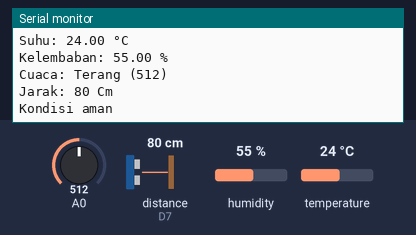
Bench run of a sketch on a simulated ESP8266 (NodeMCU). Parts: the last lines printed to the serial monitor. Wiring (inferred from the names in the program): ultrasonic range finder: trigger D8; echo D7. The test bench sets the inputs (shaded band); at power-on: distance to the obstacle (sensor on D7) 80 cm, temperature 24 °C, A0 = 512, humidity 55 %. The echo pulse lasts 58.3 µs per cm; WiFi joins after 1.5 s; servers stay silent unless stated; the local clock reads 2024-03-15 10:24:30 at power-on unless the sketch sets it.

Above: at 6.3 s.
6.4 s: distance to the obstacle (sensor on D7) set to 31 cm
At 7.6 s:
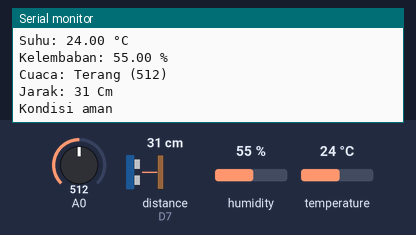
7.9 s: distance to the obstacle (sensor on D7) set to 26 cm
At 9.5 s:
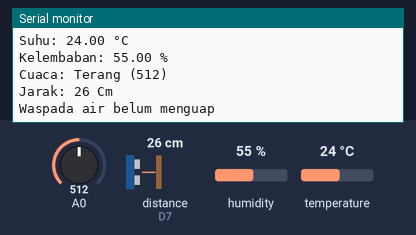
11.3 s: temperature set to 27 °C
At 11.7 s:
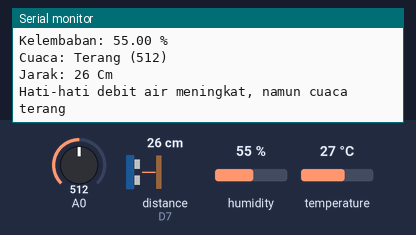
14.4 s: A0 set to 990
At 15.6 s:
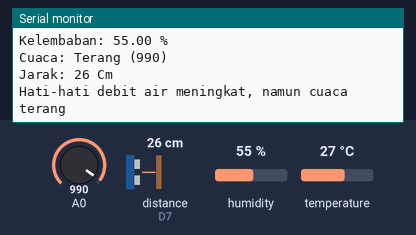
15.9 s: A0 set to 1014
At 16.8 s:
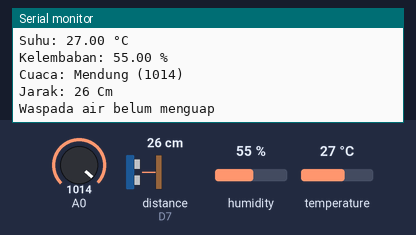
Timing chart, 0 to 18.9 s (numbered marks = the images above; inputs shaded):
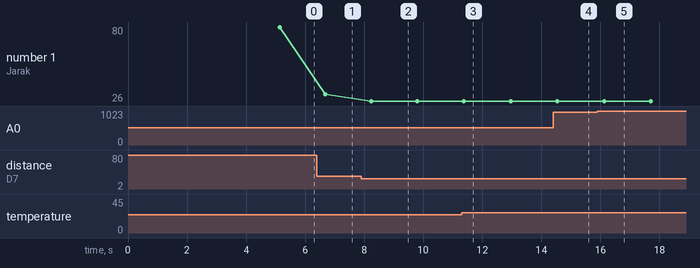

Measured:
- the behaviour switches between 30 and 29 cm on distance to the obstacle (sensor on D7) (found by bisection; images 1 and 2)
- the behaviour switches between 25 and 26 °C on temperature (found by bisection; images 2 and 3)
- the behaviour switches between 999 and 1000 on A0 (found by bisection; images 4 and 5)
- after the input at 6.4 s, the serial monitor: prints a new line after 0.29 s (image 1)
- after the input at 7.9 s, the serial monitor: prints a new line after 0.34 s (image 2)
- after the input at 11.3 s, the serial monitor: prints a new line after 0.07 s (image 3)
- after the input at 14.4 s, the serial monitor: prints a new line after 0.15 s (image 4)
- after the input at 15.9 s, the serial monitor: prints a new line after 0.24 s (image 5)

The sketch:

UTS.ino
```cpp
//blynk
#define BLYNK_TEMPLATE_ID "TMPLv1FbAHhw"
#define BLYNK_DEVICE_NAME "banjircoba"
#define BLYNK_AUTH_TOKEN "O0HLiiuj2JIS5M7Y9dUcuPd_BL4e7Gk0"

//blynk
#define BLYNK_PRINT Serial

#include <ESP8266WiFi.h>
#include <BlynkSimpleEsp8266.h>

char auth[] = BLYNK_AUTH_TOKEN;

// Replace with your network credentials
char ssid[] = "De-72";
char pass[] = "gakdisandi";


#define sensorLDR D6
#define triggerPin  D8
#define echoPin     D7

#include <dht.h>
#define sensor D5
#include <WiFiClientSecure.h>
#include <UniversalTelegramBot.h>
#include <ArduinoJson.h>

//// Initialize Telegram BOT
#define BOTtoken "5143804909:AAEF4UDID0sfHaCLFWuZQHAqxsRs0ooAATw"  // your Bot Token (Get from Botfather)
//
//// Use @myidbot to find out the chat ID of an individual or a group
//// Also note that you need to click "start" on a bot before it can
//// message you
#define CHAT_ID "821934636"
#define CHAT_Aula "1034450435"

X509List cert(TELEGRAM_CERTIFICATE_ROOT);
WiFiClientSecure client;
UniversalTelegramBot bot(BOTtoken, client);

dht DHT;
BlynkTimer timer;
String hum = "Kelembaban : ";
String temp = "Suhu : ";
String light = "";
String pesan = "";
long duration, jarak;

void cek() {
  DHT.read11(sensor);

  digitalWrite(triggerPin, LOW);
  delayMicroseconds(2);
  digitalWrite(triggerPin, HIGH);
  delayMicroseconds(10);
  digitalWrite(triggerPin, LOW);
  duration = pulseIn(echoPin, HIGH);
  jarak = (duration/2) / 29.1;

}

void cahaya(){
  if(analogRead(sensorLDR)<1000){
    light = "Terang";
  }else{
    light = "Mendung";
  }
}

void sendBlynk(){
  if (jarak < 30){
    if((DHT.temperature <= 25 && DHT.humidity >= 60) && light.equalsIgnoreCase("Mendung")){
      pesan = "Waspada air meningkat dan berpotensi curah hujan tinggi";
    }
    else if((DHT.temperature > 25 && DHT.temperature < 29) && (DHT.humidity < 60 && light.equalsIgnoreCase("Terang"))) {
      pesan = "Hati-hati debit air meningkat, namun cuaca terang";
    }
    else {
      pesan = "Waspada air belum menguap";
    }
  } else if(light.equalsIgnoreCase("Mendung")) {
      pesan = "Kondisi aman, namun cuaca mendung";
  } else {
      pesan = "Kondisi aman";
  }

  String hasilTemp = "Suhu: " + String(DHT.temperature)+ " °C";
  String hasilHum = "Kelembaban: " + String(DHT.humidity)+ " %";
  String hasilLDR = "Cuaca: " +  light + " (" + analogRead(sensorLDR) + ")";
  String hasilJrk = "Jarak: " + String(jarak)+" Cm";

  Serial.println(hasilTemp);
  Serial.println(hasilHum);
  Serial.println(hasilLDR);
  Serial.println(hasilJrk);

  Serial.println(pesan);
  Blynk.virtualWrite(V0, analogRead(sensorLDR));
  Blynk.virtualWrite(V4, DHT.humidity);
  Blynk.virtualWrite(V5, DHT.temperature);
  Blynk.virtualWrite(V6, light);
  Blynk.virtualWrite(V7, jarak);
  Blynk.virtualWrite(V1, pesan);

//  bot.sendMessage(CHAT_ID, hasilTemp, "");
//  bot.sendMessage(CHAT_ID, hasilHum, "");
//  bot.sendMessage(CHAT_ID, hasilLDR, "");
//  bot.sendMessage(CHAT_ID, hasilJrk, "");
//  bot.sendMessage(CHAT_ID, pesan, "");

  bot.sendMessage(CHAT_Aula, hasilTemp, "");
  bot.sendMessage(CHAT_Aula, hasilHum, "");
  bot.sendMessage(CHAT_Aula, hasilLDR, "");
  bot.sendMessage(CHAT_Aula, hasilJrk, "");
  bot.sendMessage(CHAT_Aula, pesan, "");
}

void setup() {
  pinMode(triggerPin, OUTPUT);
  pinMode(echoPin, INPUT);
  Serial.begin(9600);
//  Serial.println("Contoh Penggunaan Sensor LDR");
  delay(3000);

  configTime(0, 0, "pool.ntp.org");      // get UTC time via NTP
  client.setTrustAnchors(&cert); // Add root certificate for api.telegram.org
   // Attempt to connect to Wifi network:
  Serial.print("Connecting Wifi: ");
  Serial.println(ssid);

  WiFi.mode(WIFI_STA);
  WiFi.begin(ssid, pass);

  while (WiFi.status() != WL_CONNECTED) {
    Serial.print(".");
    delay(500);
  }

  Serial.println("");
  Serial.println("WiFi connected");
  Serial.print("IP address: ");
  Serial.println(WiFi.localIP());

   Blynk.begin(auth, ssid, pass);

  // Setup a timer function to be called every second
  timer.setInterval(1000L, cek);

  bot.sendMessage(CHAT_ID, "Bot started up", "");

}

void loop() {
 cahaya();
 cek();
 sendBlynk();
}
```
